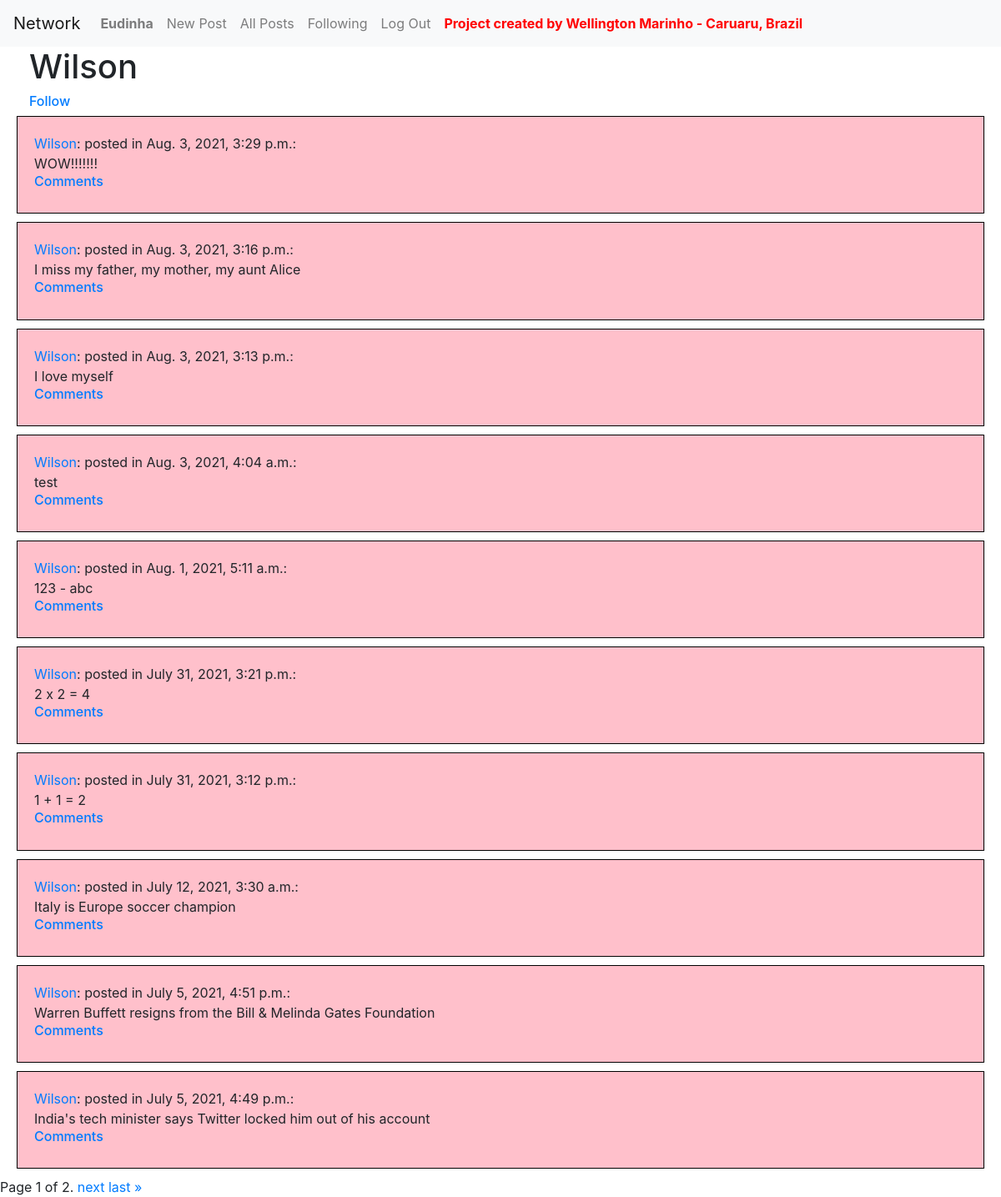
Page /profile/5 (signed in) on the committed database.
### network/models.py (models this page shows, shortened)
class User(AbstractUser):
    pass

class Post(models.Model):
    content = models.CharField(max_length=264)
    time_of_creation = models.DateTimeField(default=timezone.now)
    creator = models.ForeignKey(User, on_delete=models.CASCADE, related_name="posts")
    now = datetime.now()

### network/views.py (the view)
# urls.py: path("profile/<int:creator_id>", views.profile, name="profile"),
def profile(request, creator_id):
    username = request.user.username
    user = User.objects.get(username=username)
    user2 = User.objects.get(id=creator_id)
    post_list = Post.objects.filter(creator=user2)
    post_list = post_list.order_by("-time_of_creation").all()
    paginator = Paginator(post_list, 10) # Show 10 contacts per page.
    page_number = request.GET.get('page',)
    page_obj = paginator.get_page(page_number)
    wells = Follower.objects.all().filter(user=user)
    cont = 0
    for well in wells:
        if well.following == user2:
            cont = cont + 1
    return render(request, 'network/profile.html', {'page_obj': page_obj, 'user': user, 'user2': user2, "cont": cont})

### network/templates/network/profile.html (shortened to what this page needs)
{% extends "network/layout.html" %}
{% block body %}
        <h1 style="margin-left: 35px;">{{ user2.username }}</h1>
        {% if cont != 0 %}
            <h6><a style="margin-left: 35px;" href="{% url 'follower_del' user2.id %}">Stop Following</a></h6>
        {% else %}
            <h6><a style="margin-left: 35px;" href="{% url 'follower_add' user2.id %}">Follow</a></h6>
        {% endif %}
        {% for post in page_obj %}
            <div class="well">
              <a href="{% url 'profile' post.creator.id %}">{{ post.creator }}</a>: posted in {{ post.time_of_creation }}: <br> {{ post.content }} <br>
              <h6><a href="{% url 'comment' post.id %}">Comments</a></h6>
            </div>
        {% endfor %}
        <div class="pagination">
            <span class="step-links">
                <span class="current">
                    Page {{ page_obj.number }} of {{ page_obj.paginator.num_pages }}.
                </span>
                {% if page_obj.has_next %}
                    <a href="?page={{ page_obj.next_page_number }}">next</a>
                    <a href="?page={{ page_obj.paginator.num_pages }}">last &raquo;</a>
                {% endif %}
            </span>
        </div>
{% endblock %}

### network/templates/network/layout.html (shortened to what this page needs)
{% load static %}
<!DOCTYPE html>
<html lang="en">
    <head>
        <link rel="stylesheet" href="https://stackpath.bootstrapcdn.com/bootstrap/4.4.1/css/bootstrap.min.css">
        <link href="{% static 'network/styles.css' %}" rel="stylesheet">
    </head>
    <body>
        <nav class="navbar navbar-expand-lg navbar-light bg-light">
            <a class="navbar-brand" href="#">Network</a>
            <div>
              <ul class="navbar-nav mr-auto">
                {% if user.is_authenticated %}
                    <li class="nav-item">
                        <a class="nav-link" href="#"><strong>{{ user.username }}</strong></a>
                    </li>
                {% endif %}
                <li class="nav-item">
                  <a class="nav-link" href="{% url 'index' %}">New Post</a>
                </li>
                <li class="nav-item">
                  <a class="nav-link" href="{% url 'all_posts' %}">All Posts</a>
                </li>
                {% if user.is_authenticated %}
                    <li class="nav-item">
                        <a class="nav-link" href="{% url 'follower_index' %}">Following</a>
                    </li>
                    <li class="nav-item">
                        <a class="nav-link" href="{% url 'logout' %}">Log Out</a>
                    </li>
                {% endif %}
                <li class="nav-item">
                    <a class="nav-link" href="#"><strong style="color: red;">Project created by Wellington Marinho - Caruaru, Brazil</strong></a>
                </li>
              </ul>
            </div>
          </nav>
        <div class="body">
            {% block body %}
            {% endblock %}
        </div>
    </body>
</html>

### network/templates/network/layout.html (style rules this page uses)
.well { background-color: pink; border: 1px solid black; padding: 20px; margin-bottom: 10px; margin-left: 20px; margin-right: 20px; }

### rows in the picture
User: username "Eudinha"
User: username "Wilson"
Post: creator "Wilson", time_of_creation "Aug. 3, 2021, 3:29 p.m.", content "WOW!!!!!!!"
Post: creator "Wilson", time_of_creation "Aug. 3, 2021, 3:16 p.m.", content "I miss my father, my mother, my aunt Alice"
Post: creator "Wilson", time_of_creation "Aug. 3, 2021, 3:13 p.m.", content "I love myself"
Post: creator "Wilson", time_of_creation "Aug. 3, 2021, 4:04 a.m.", content "test"
Post: creator "Wilson", time_of_creation "Aug. 1, 2021, 5:11 a.m.", content "123 - abc"
Post: creator "Wilson", time_of_creation "July 31, 2021, 3:21 p.m.", content "2 x 2 = 4"
Post: creator "Wilson", time_of_creation "July 31, 2021, 3:12 p.m.", content "1 + 1 = 2"
Post: creator "Wilson", time_of_creation "July 12, 2021, 3:30 a.m.", content "Italy is Europe soccer champion"
Post: creator "Wilson", time_of_creation "July 5, 2021, 4:51 p.m.", content "Warren Buffett resigns from the Bill & Melinda Gates Foundation"
Post: creator "Wilson", time_of_creation "July 5, 2021, 4:49 p.m.", content "India's tech minister says Twitter locked him out of his account"

### other values in the picture
{{ page_obj.number }} "1"
{{ page_obj.paginator.num_pages }} "2"
